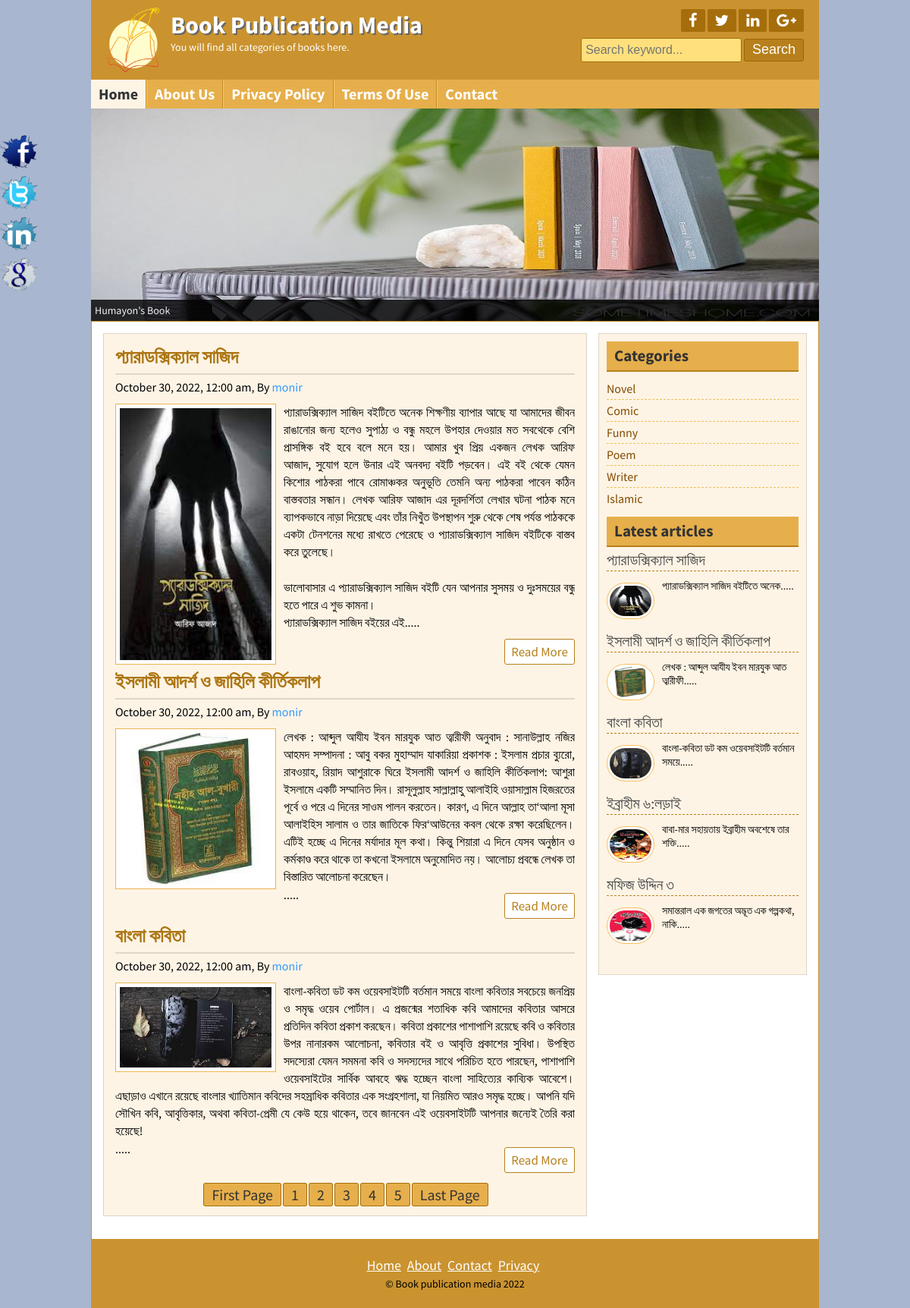
The page / on the database its author committed.
### tables this page shows
CREATE TABLE `title_slogan` (
  `id` int(11) NOT NULL,
  `title` varchar(255) NOT NULL,
  `slogan` varchar(255) NOT NULL,
  `logo` varchar(255) NOT NULL
);

CREATE TABLE `tbl_social` (
  `id` int(11) NOT NULL,
  `fb` varchar(255) NOT NULL,
  `tw` varchar(255) NOT NULL,
  `ln` varchar(255) NOT NULL,
  `gp` varchar(255) NOT NULL
);

CREATE TABLE `tbl_page` (
  `id` int(11) NOT NULL,
  `name` varchar(255) NOT NULL,
  `body` text NOT NULL
);

CREATE TABLE `tbl_post` (
  `id` int(11) NOT NULL,
  `cat` int(11) NOT NULL,
  `title` varchar(255) NOT NULL,
  `body` text NOT NULL,
  `image` varchar(255) NOT NULL,
  `author` varchar(255) NOT NULL,
  `tags` varchar(255) NOT NULL,
  `date` date NOT NULL DEFAULT current_timestamp(),
  `userid` int(11) NOT NULL
);

CREATE TABLE `tbl_category` (
  `id` int(11) NOT NULL,
  `name` varchar(50) NOT NULL
);

CREATE TABLE `tbl_footer` (
  `id` int(11) NOT NULL,
  `note` varchar(255) NOT NULL
);

### lib/Database.php (called while the page is built, shortened)
<?php
Class Database{
	public $host   = DB_HOST;
	public $user   = DB_USER;
	public $pass   = DB_PASS;
	public $dbname = DB_NAME;
	public $link;
	private function connectDB(){
	$this->link = new mysqli($this->host, $this->user, $this->pass, $this->dbname);
 }
	public function select($query){
		$result = $this->link->query($query) or die($this->link->error.__LINE__);
		if($result->num_rows > 0){
			return $result;
		} else {
			return false;
		}
	}
}

### helpers/format.php (called while the page is built, shortened)
<?php
    class Format{
        public function formatDate($date){
            return date('F j, Y, g:i a', strtotime($date));
        }
        public function textShorten($text, $limit = 2000){
            $text = $text. " ";
            $text = substr($text, 0, $limit);
            $text = substr($text, 0, strrpos($text, ' '));
            $text = $text.".....";
            return $text;
        }
    }
?>

### index.php (the view)
<?php include 'inc/header.php'; ?>
<?php include 'inc/slider.php'; ?>
<div class="contentsection contemplete clear">
    <div class="maincontent clear">
        <?php
		$per_page = 3;
		if (isset($_GET["page"])) {
			$page = $_GET["page"];
		} else {
			$page = 1;
		}
		$start_from = ($page - 1) * $per_page;
		?>
        <?php
		$query = "select * from tbl_post order by id desc limit $start_from, $per_page";
		$post = $db->select($query);
		if ($post) {
			while ($result = $post->fetch_assoc()) {
		?>
        <div class="samepost clear">
            <h2><a href="post.php?id=<?php echo $result['id']; ?>"><?php echo $result['title']; ?></a></h2>
            <h4><?php echo $fm->formatDate($result['date']); ?>, By <a
                    href="page.php?pageid=1"><?php echo $result['author']; ?></a></h4>
            <a href="#"><img src="admin/<?php echo $result['image']; ?>" alt="post image" /></a>
            <?php echo $fm->textShorten($result['body']); ?>
            <div class="readmore clear">
                <a href="post.php?id=<?php echo $result['id']; ?>">Read More</a>
            </div>
        </div>
        <?php } ?>
        <?php
			$query = "select * from tbl_post";
			$result = $db->select($query);
			$total_rows = mysqli_num_rows($result);
			$total_pages = ceil($total_rows / $per_page);
			echo "<span class='pagination'><a href='index.php?page=1'>" . 'First Page' . "</a>";
			for ($i = 1; $i <= $total_pages; $i++) {
				echo "<a href='index.php?page=" . $i . "'>" . $i . "</a>";
			};
			echo "<a href='index.php?page=$total_pages'>" . 'Last Page' . "</a></span>"; ?>
        <?php } else {
			header("Location:404.php");
		} ?>
    </div>
    <?php include "inc/sidebar.php"; ?>
</div>
<?php include "inc/footer.php"; ?>

### inc/header.php (shortened to what this page needs)
<?php include "lib/Database.php"; ?>
<?php include "helpers/format.php"; ?>
<?php
$db = new Database();
$fm = new Format();
?>
<!DOCTYPE html>
<html>
<head>
	<?php include 'scripts/css.php'; ?>
</head>
<body>
	<div class="headersection templete clear">
		<a href="index.php">
			<div class="logo">
				<?php
				$query = "select * from title_slogan where id='1'";
				$blog_title = $db->select($query);
				if ($blog_title) {
					while ($result = $blog_title->fetch_assoc()) {
				?>
						<img src="admin/<?php echo $result['logo']; ?>" alt="Logo" />
						<h2><?php echo $result['title']; ?></h2>
						<p><?php echo $result['slogan']; ?></p>
				<?php }
				} ?>
			</div>
		</a>
		<div class="social clear">
			<div class="icon clear">
				<?php
				$query = "select * from tbl_social where id='1'";
				$socialmedia = $db->select($query);
				if ($socialmedia) {
					while ($result = $socialmedia->fetch_assoc()) {
				?>
						<a href="<?php echo $result['fb']; ?>" target="_blank"><i class="fa fa-facebook"></i></a>
						<a href="<?php echo $result['tw']; ?>" target="_blank"><i class="fa fa-twitter"></i></a>
						<a href="<?php echo $result['ln']; ?>" target="_blank"><i class="fa fa-linkedin"></i></a>
						<a href="<?php echo $result['gp']; ?>" target="_blank"><i class="fa fa-google-plus"></i></a>
				<?php }
				} ?>
			</div>
			<div class="searchbtn clear">
				<form action="search.php" method="get">
					<input type="text" name="search" placeholder="Search keyword..." />
					<input type="submit" name="submit" value="Search" />
				</form>
			</div>
		</div>
	</div>
	<div class="navsection templete">
		<?php
		$path = $_SERVER['SCRIPT_FILENAME'];
		$currentpage = basename($path, '.php');
		?>
		<ul>
			<li>
				<a <?php
					if ($currentpage == 'index') {
						echo 'id="active"';
					}
					?> href="index.php">Home</a>
			</li>
			<?php
			$query = "select * from tbl_page";
			$pages = $db->select($query);
			if ($pages) {
				while ($result = $pages->fetch_assoc()) {
			?>
					<li>
						<a
							<?php
							if (isset($_GET['pageid']) && $_GET['pageid'] == $result['id']) {
								echo 'id="active"';
							}
							?>
							href="page.php?pageid=<?php echo $result['id']; ?>">
							<?php echo $result['name']; ?>
						</a>
					 </li>
			<?php
				}
			}
			?>
			<li><a <?php
					if ($currentpage == 'contact') {
						echo 'id="active"';
					}
					?> href="contact.php">Contact</a></li>
		</ul>
	</div>

### scripts/css.php
<link rel="stylesheet" href="font-awesome-4.5.0/css/font-awesome.css">
<link rel="stylesheet" href="css/nivo-slider.css" type="text/css" media="screen" />
<link rel="stylesheet" href="style.css">
<?php
                $query = "select * from tbl_theme where id='1'";
                $themes = $db->select($query);
                while ($result = $themes->fetch_assoc()) {
                    if ($result['theme'] == 'yellow') { ?>
                        <link rel="stylesheet" href="theme/yellow.css">
                        <?php } elseif ($result['theme'] == 'green') { ?>
                            <link rel="stylesheet" href="theme/green.css">
                     <?php } elseif ($result['theme'] == 'red') { ?>
                        <link rel="stylesheet" href="theme/red.css">
                        <?php } elseif ($result['theme'] == 'blue') { ?>
                        <link rel="stylesheet" href="theme/blue.css">
                <?php } } ?>

### inc/slider.php
<div class="slidersection templete clear">
        <div id="slider">
            <?php
                $query = "select * from tbl_slider order by id limit 5";
                $slider = $db->select($query);
                if ($slider) {
                    while ($result = $slider->fetch_assoc()) {
            ?>
            <a href="#"><img src="admin/<?php echo $result['image'];?>" alt="<?php echo $result['title'];?>" title="<?php echo $result['title'];?>" /></a>
            <?php }} ?>
        </div>
</div>

### inc/sidebar.php
<div class="sidebar clear">
	<div class="samesidebar clear">
		<h2>Categories</h2>
		<ul>
			<?php
			$query = "select * from tbl_category";
			$category = $db->select($query);
			if ($category) {
				while ($result = $category->fetch_assoc()) {
			?>
					<li><a href="posts.php?category=<?php echo $result['id'];?>"><?php echo $result['name']; ?></a></li>
				<?php
				}
			} else { ?>
			<li>No Category Created</li>
			<?php } ?>
		</ul>
	</div>
	<div class="samesidebar clear">
		<h2>Latest articles</h2>
		<?php
			$query = "select * from tbl_post order by id desc limit 5";
			$post = $db->select($query);
			if ($post) {
				while ($result = $post->fetch_assoc()) {
			?>
		<div class="popular clear">
			<h3><a href="post.php?id=<?php echo $result['id']; ?>"><?php echo $result['title']; ?></a></h3>
			<a href="post.php?id=<?php echo $result['id']; ?>"><img src="admin/<?php echo $result['image']; ?>" alt="post image" /></a>
			<?php echo $fm->textShorten($result['body'], 120); ?>
		</div>
		<?php }
			} else {
				header("Location:404.php");
			} ?>
	</div>
</div>

### inc/footer.php (shortened to what this page needs)
<div class="footersection templete clear">
	<div class="footermenu clear">
		<ul>
			<li><a href="index.php">Home</a></li>
			<li><a href="page.php?pageid=1">About</a></li>
			<li><a href="contact.php">Contact</a></li>
			<li><a href="page.php?pageid=2">Privacy</a></li>
		</ul>
	</div>
	<?php
	$query = "select * from tbl_footer where id='1'";
	$copyright = $db->select($query);
	if ($copyright) {
		while ($result = $copyright->fetch_assoc()) {
	?>
			<p>&copy; <?php echo $result['note']; ?> <?php echo date('Y'); ?></p>
	<?php }
	} ?>
</div>
<div class="fixedicon clear">
	<?php
	$query = "select * from tbl_social where id='1'";
	$socialmedia = $db->select($query);
	if ($socialmedia) {
		while ($result = $socialmedia->fetch_assoc()) {
	?>
			<a href="<?php echo $result['fb']; ?>" target="_blank"><img src="images/fb.png" alt="Facebook" /></a>
			<a href="<?php echo $result['tw']; ?>" target="_blank"><img src="images/tw.png" alt="Twitter" /></a>
			<a href="<?php echo $result['ln']; ?>" target="_blank"><img src="images/in.png" alt="LinkedIn" /></a>
			<a href="<?php echo $result['gp']; ?>" target="_blank"><img src="images/gl.png" alt="GooglePlus" /></a>
	<?php }
	} ?>
</div>
</body>
</html>

### css/nivo-slider.css (style rules this page uses)
.nivoSlider { position:relative; }
.nivoSlider a.nivo-imageLink { position:absolute; top:0px; left:0px; width:100%; height:100%; border:0; padding:0; margin:0; z-index:60; display:none; }

### theme/yellow.css (style rules this page uses)
.headersection,.footersection { background: #ca932f none repeat scroll 0 0; }
.icon a { background: #a56e0a none repeat scroll 0 0; }
.searchbtn input[type="text"] { border: 1px solid #a56e0a; background: #ffe07c; }
.searchbtn input[type="submit"] { border: 1px solid #9d6602; }
input[type="submit"] { background: #b7801c none repeat scroll 0 0; border: 1px solid #9d6602; }
.navsection { background: none repeat scroll 0 0 #e6af4b; }
.navsection ul li { border-left: 1px solid #fdc662; border-right: 1px solid #c18a26; }
.samepost h2 a { color: #ac7511; }
.maincontent,.sidebar { background: #fef4e5 none repeat scroll 0 0; }
.samepost img { border: 1px solid #ebb450; }
.contentsection { border: 1px solid #ca932f; }
.samesidebar h2 { background: #e6af4b none repeat scroll 0 0; border-bottom: 2px solid #b7801c; color: #333; }
.readmore a { border: 1px solid #b7801c; color: #b7801c; }
.pagination a { background: #e6af4b none repeat scroll 0 0; border: 1px solid #a7700c; color: #333; }
.footermenu ul li a { color: #fff; }
.samepost h2, .about h2 { color: #ac7511; }

### rows shown on the page
title_slogan: logo (picture), title "Book Publication Media", slogan "You will find all categories of books here."
tbl_page: name "About Us"
tbl_page: name "Privacy Policy"
tbl_page: name "Terms Of Use"
tbl_post: title "প্যারাডক্সিক্যাল সাজিদ", date "October 30, 2022, 12:00 am", author "monir", image (picture), body "প্যারাডক্সিক্যাল সাজিদ বইটিতে অনেক শিক্ষণীয় ব্যাপার আছে যা আমাদের জীবন রাঙানোর জন্য হলেও সুপাঠ্য ও বন্ধু মহলে উপহার দেওয়ার মত সবথেকে বেশি প্রাসঙ্গিক বই হবে বলে মনে হয়। আমার খুব প্রিয় একজন লেখক আরিফ আজাদ, সুযোগ হলে উনার এই অনবদ্য বইটি পড়বেন। এই বই থেকে যেমন কিশোর পাঠকরা পাবে রোমাঞ্চকর অনুভূতি তেমনি অন্য পাঠকরা পাবেন কঠিন বাস্তবতার সন্ধান। লেখক আরিফ আজাদ এর দূরদর্শিতা লেখার ঘটনা পাঠক মনে ব্যাপকভাবে নাড়া দিয়েছে এবং তাঁর নিখুঁত উপস্থাপন শুরু থেকে শেষ পর্যন্ত পাঠককে একটা টেনশনের মধ্যে রাখতে পেরেছে ও প্যারাডক্সিক্যাল সাজিদ বইটিকে বাস্তব করে তুলেছে। ভালোবাসার এ প্যারাডক্সিক্যাল সাজিদ বইটি যেন আপনার সুসময় ও দুঃসময়ের বন্ধু হতে পারে এ শুভ কামনা। প্যারাডক্সিক্যাল সাজিদ বইয়ের এই.....", body "প্যারাডক্সিক্যাল সাজিদ বইটিতে অনেক....."
tbl_post: title "ইসলামী আদর্শ ও জাহিলি কীর্তিকলাপ", date "October 30, 2022, 12:00 am", author "monir", image (picture), body "লেখক : আব্দুল আযীয ইবন মারযুক আত ত্বারীফী অনুবাদ : সানাউল্লাহ নজির আহমদ সম্পাদনা : আবু বকর মুহাম্মাদ যাকারিয়া প্রকাশক : ইসলাম প্রচার ব্যুরো, রাবওয়াহ, রিয়াদ আশুরাকে ঘিরে ইসলামী আদর্শ ও জাহিলি কীর্তিকলাপ: আশুরা ইসলামে একটি সম্মানিত দিন। রাসূলুল্লাহ সাল্লাল্লাহু আলাইহি ওয়াসাল্লাম হিজরতের পূর্বে ও পরে এ দিনের সাওম পালন করতেন। কারণ, এ দিনে আল্লাহ তা‘আলা মূসা আলাইহিস সালাম ও তার জাতিকে ফির‘আউনের কবল থেকে রক্ষা করেছিলেন। এটিই হচ্ছে এ দিনের মর্যাদার মূল কথা। কিন্তু শিয়ারা এ দিনে যেসব অনুষ্ঠান ও কর্মকাণ্ড করে থাকে তা কখনো ইসলামে অনুমোদিত নয়। আলোচ্য প্রবন্ধে লেখক তা বিস্তারিত আলোচনা করেছেন। .....", body "লেখক : আব্দুল আযীয ইবন মারযুক আত ত্বারীফী....."
tbl_post: title "বাংলা কবিতা", date "October 30, 2022, 12:00 am", author "monir", image (picture), body "বাংলা-কবিতা ডট কম ওয়েবসাইটটি বর্তমান সময়ে বাংলা কবিতার সবচেয়ে জনপ্রিয় ও সমৃদ্ধ ওয়েব পোর্টাল। এ প্রজন্মের শতাধিক কবি আমাদের কবিতার আসরে প্রতিদিন কবিতা প্রকাশ করছেন। কবিতা প্রকাশের পাশাপাশি রয়েছে কবি ও কবিতার উপর নানারকম আলোচনা, কবিতার বই ও আবৃত্তি প্রকাশের সুবিধা। উপস্থিত সদস্যেরা যেমন সমমনা কবি ও সদস্যদের সাথে পরিচিত হতে পারছেন, পাশাপাশি ওয়েবসাইটের সার্বিক আবহে ঋদ্ধ হচ্ছেন বাংলা সাহিত্যের কাব্যিক আবেশে। এছাড়াও এখানে রয়েছে বাংলার খ্যাতিমান কবিদের সহস্রাধিক কবিতার এক সংগ্রহশালা, যা নিয়মিত আরও সমৃদ্ধ হচ্ছে। আপনি যদি সৌখিন কবি, আবৃত্তিকার, অথবা কবিতা-প্রেমী যে কেউ হয়ে থাকেন, তবে জানবেন এই ওয়েবসাইটটি আপনার জন্যেই তৈরি করা হয়েছে! .....", body "বাংলা-কবিতা ডট কম ওয়েবসাইটটি বর্তমান সময়ে....."
tbl_category: name "Novel"
tbl_category: name "Comic"
tbl_category: name "Funny"
tbl_category: name "Poem"
tbl_category: name "Writer"
tbl_category: name "Islamic"
tbl_post: title "ইব্রাহীম ৬:লড়াই", image (picture), body "বাবা-মার সহায়তায় ইব্রাহীম অবশেষে তার শক্তি....."
tbl_post: title "মফিজ উদ্দিন ৩", image (picture), body "সমান্তরাল এক জগতের অদ্ভূত এক গল্পকথা, নাকি....."
tbl_footer: note "Book publication media"
